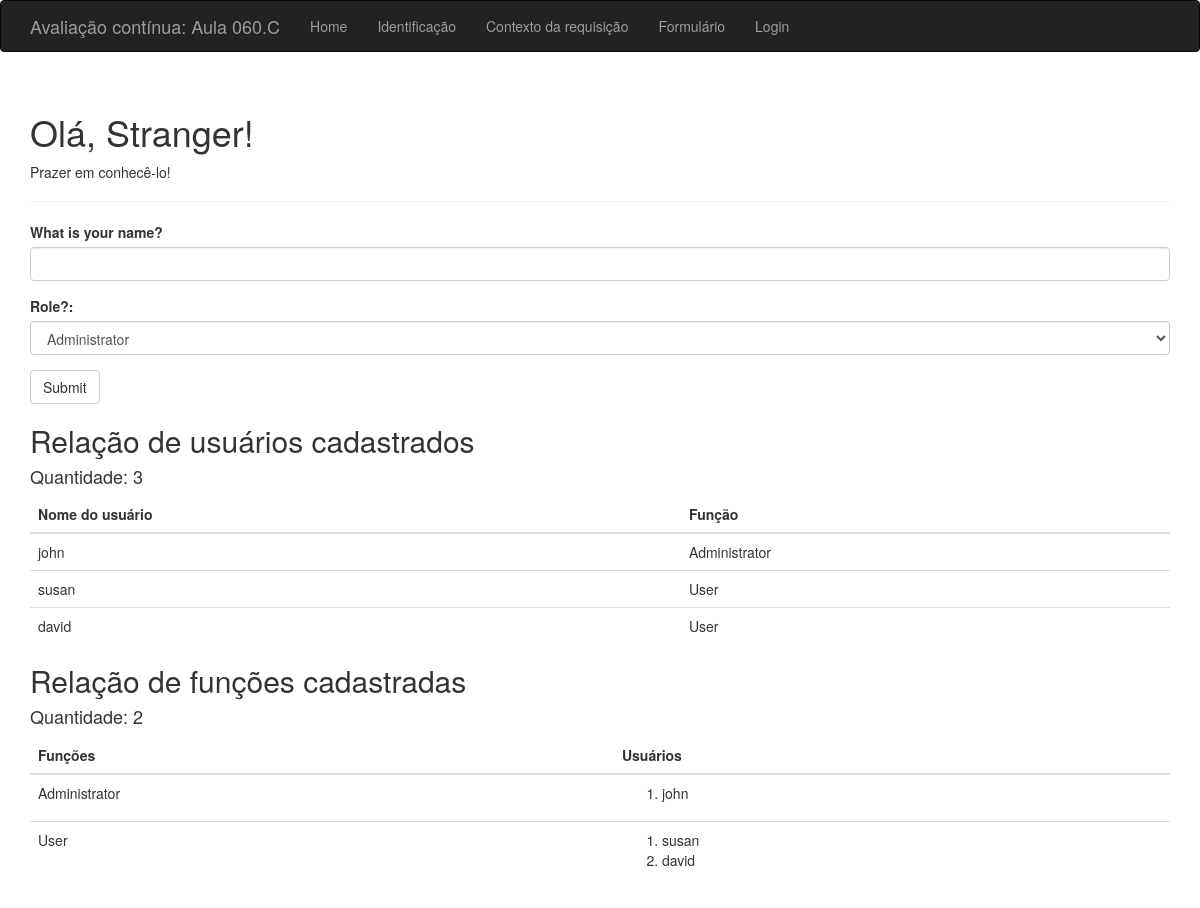
Before: / with the older database file.
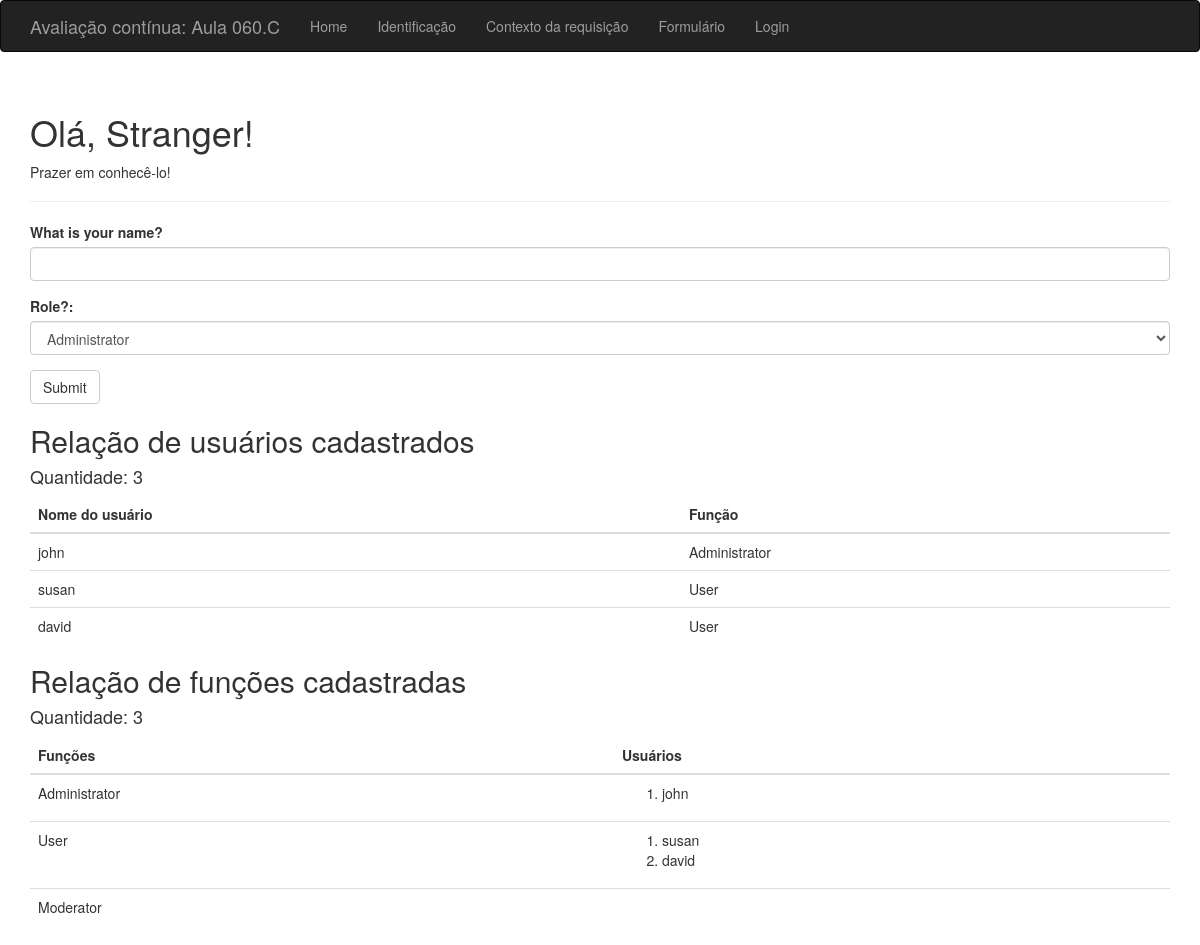
After: the same page with the newer database file.
### app.py (models this page shows, shortened)
class User(db.Model):
    __tablename__ = "users"
    id = db.Column(
        db.Integer,
        primary_key=True
    )
    username = db.Column(
        db.String(64),
        unique=True,
        index=True,
        nullable=False
    )
    role_id = db.Column(
        db.Integer,
        db.ForeignKey("roles.id")
    )

class Role(db.Model):
    __tablename__ = "roles"
    id = db.Column(
        db.Integer,
        primary_key=True
    )
    name = db.Column(
        db.String(64),
        unique=True
    )
    users = db.relationship(
        "User",
        backref="role",
        lazy="dynamic"
    )

### app.py (the view, shortened to what this page needs)
@app.route("/", methods=["GET", "POST"])
def index():
    form = NameForm()
    return render_template(
        "index.html",
        form=form,
        name=session.get("name"),
        usuarios=User.query.all(),
        papeis=Role.query.all(),
    )

### app.py
class NameForm(FlaskForm):
    name = StringField(
        "What is your name?",
        validators=[DataRequired()]
    )
    role = SelectField(
        "Role?:",
        choices=[
            ("Administrator", "Administrator"),
            ("Moderator", "Moderator"),
            ("User", "User"),
        ]
    )
    submit = SubmitField("Submit")

### templates/index.html (shortened to what this page needs)
{% extends "base.html" %}
{% block conteudo %}
<div class="page-header">
    <h1>Olá, {{ name or "Stranger" }}!</h1>
    <p>Prazer em conhecê-lo!</p>
</div>
<form method="POST" class="form" role="form">
    <div class="form-group">
        {{ form.name.label(class="control-label") }}
        {{ form.name(class="form-control") }}
    </div>
    <div class="form-group">
        {{ form.role.label(class="control-label") }}
        {{ form.role(class="form-control") }}
    </div>
    {{ form.submit(class="btn btn-default") }}
</form>
<h2>Relação de usuários cadastrados</h2>
<h4>Quantidade: {{ usuarios|length }}</h4>
<table class="table">
    <thead>
        <tr>
            <th>Nome do usuário</th>
            <th>Função</th>
        </tr>
    </thead>
    <tbody>
        {% for usuario in usuarios %}
        <tr>
            <td>{{ usuario.username }}</td>
            <td>{{ usuario.role.name if usuario.role else "" }}</td>
        </tr>
        {% endfor %}
    </tbody>
</table>
<h2>Relação de funções cadastradas</h2>
<h4>Quantidade: {{ papeis|length }}</h4>
<table class="table">
    <thead>
        <tr>
            <th>Funções</th>
            <th>Usuários</th>
        </tr>
    </thead>
    <tbody>
        {% for papel in papeis %}
        <tr>
            <td>{{ papel.name }}</td>
            <td>
                <ol>
                    {% for usuario in papel.users %}
                    <li>{{ usuario.username }}</li>
                    {% endfor %}
                </ol>
            </td>
        </tr>
        {% endfor %}
    </tbody>
</table>
{% endblock %}

### templates/base.html (shortened to what this page needs)
<!DOCTYPE html>
<html lang="pt-br">
<head>
    <link rel="stylesheet"
          href="https://cdn.jsdelivr.net/npm/bootstrap@3.4.1/dist/css/bootstrap.min.css">
</head>
<body>
<nav class="navbar navbar-inverse">
    <div class="container">
        <div class="navbar-header">
            <a class="navbar-brand" href="/">
                Avaliação contínua: Aula 060.C
            </a>
        </div>
        <ul class="nav navbar-nav">
            <li><a href="/">Home</a></li>
            <li>
                <a href="/user/Guilherme%20Souto%20Silva/PT3038483/IFSP">
                    Identificação
                </a>
            </li>
            <li>
                <a href="/contextorequisicao/Guilherme%20Souto%20Silva">
                    Contexto da requisição
                </a>
            </li>
            <li>
                <a href="/form/Guilherme%20Souto%20Silva">
                    Formulário
                </a>
            </li>
            <li>
                <a href="/login">
                    Login
                </a>
            </li>
        </ul>
    </div>
</nav>
<div class="container">
{% block conteudo %}
{% endblock %}
</div>
</body>
</html>

Changed rows visible on the page:
added Role: name "Moderator"
Other visible differences:
{{ papeis|length }}: "2" → "3"
